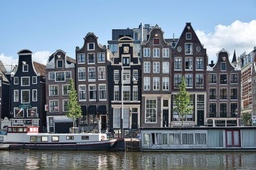
#> input picture Lab 02/canny/images/buildings.jpg, 256 x 170 px, shrunk from 700 x 464 before the run, given in place of line5.jpg, which was not available
$ python edge_detection.py   (older library calls are emulated)
#> lines starting #> are read from the running program, lines starting #| are printed output that depends on the picture; after the words box and inside, x2 and y2 are one past the last pixel; in counts of white or black regions, pixels touching at a corner belong together; long printed decimals are rounded; pictures that were not available may be replaced by others from this repository, and a replacement may not be noted
### Lab 02/canny/kernel_generator.py
import numpy as np
import math
import numpy as np
import scipy.ndimage as ndimage

def generateGaussianKernel(sigmaX, sigmaY, MUL = 7):
    w = int(sigmaX * MUL) | 1
    h = int(sigmaY * MUL) | 1

    #print(w,h)

    cx = w // 2
    cy = h // 2

    kernel = np.zeros((w, h))
    c = 1 / ( 2 * 3.1416 * sigmaX * sigmaY )

    for x in range(w):
        for y in range(h):
            dx = x - cx
            dy = y - cy

            x_part = (dx*dx) / (sigmaX * sigmaX)
            y_part = (dy*dy) / (sigmaY * sigmaY)

            kernel[x][y] = c * math.exp( - 0.5 * (x_part + y_part) )

    formatted_kernel = kernel / np.min(kernel)
    formatted_kernel = formatted_kernel.astype(int)

    print("Formatted gaussian filter")
    print(formatted_kernel)

    return (kernel, formatted_kernel)

# [91 lines left out: functions generateMeanKernel, generateLaplacianKernel, generateLogKernel, generateSobelKernel, testKernel, not called in this run]


#testKernel()

### Lab 02/canny/convolution.py
import cv2
import numpy as np
from enum import Enum

# [6 lines left out: function find_difference, not called in this run]

def normalize(image):
    copied = image.copy()
    cv2.normalize(copied,copied,0,255,cv2.NORM_MINMAX)
    return np.round(copied).astype(np.uint8)

def pad_image(image, kernel_height, kernel_width, kernel_center):
    pad_top = kernel_center[0]
    pad_bottom = kernel_height - kernel_center[0] - 1
    pad_left = kernel_center[1]
    pad_right = kernel_width - kernel_center[1] - 1

    padded_image = np.pad(image, ((pad_top, pad_bottom), (pad_left, pad_right)), mode='constant', constant_values = 0)
    return padded_image

def convolve(image, kernel, kernel_center = (-1,-1)):
    image = image.copy()
    kernel_height, kernel_width = len(kernel), len(kernel[0])

    # if kernel center is not defined, then it will use the center symmetric center
    if kernel_center[0] == -1:
        kernel_center = ( kernel_height // 2, kernel_width // 2 )

    # pad the input image based on kernel and center
    padded_image = pad_image(image = image,  kernel_height = kernel_height, kernel_width = kernel_width, kernel_center = kernel_center)

    # generating output with dummy zeros(0)
    output = np.zeros_like(padded_image, dtype='float32')

    # [8 lines of commented-out code are left out]
    padded_height, padded_width = padded_image.shape

    kcx = kernel_center[0]
    kcy = kernel_center[1]

    # iterating through height. For (1,1) kernel, it iterates from 1 to (h - 1)
    for x in range( kcx, padded_height - ( kernel_height - (kcx+1)) ):
        # iterate through width. For (1,1) kernel, it iterates from 1 to (w - 1)
        for y in range( kcy, padded_width - ( kernel_width - (kcy + 1)) ):
            image_start_x = x - kcx
            image_start_y = y - kcy

            sum = 0
            NX = kernel_height // 2
            NY = kernel_width // 2
            for kx in range( -NX, NX+1):
                for ky in range( -NY, NY+1 ):
            # for kx in range(0, kernel_height):
            #     for ky in range(0, kernel_width):
                    rel_pos_in_kernel_x = kx + NX # x-i
                    rel_pos_in_kernel_y = ky + NY # y-j

                    rel_pos_in_image_x = NX - kx # 2
                    rel_pos_in_image_y = NY - ky # 2

                    act_pos_in_image_x = rel_pos_in_image_x + image_start_x # 2 + 2 = 4
                    act_pos_in_image_y = rel_pos_in_image_y + image_start_y # 3 + 2 = 5

                    k_val = kernel[ rel_pos_in_kernel_x ][ rel_pos_in_kernel_y ]
                    i_val = padded_image[ act_pos_in_image_x ][ act_pos_in_image_y ]
                    # k_val = kernel[ kx ][ ky ]
                    # i_val = padded_image[ kx+image_start_x ][ ky+image_start_y ]

                    sum +=  k_val * i_val
            output[x,y] = sum

    out = output[kernel_center[0]:-kernel_height + kernel_center[0] + 1, kernel_center[1]:-kernel_width + kernel_center[1] + 1]
    return out


# image = np.array([
#     [1,2,3],
#     [4,5,6],
#     [7,8,9]
# ])

# kernel = np.array([
#     [1,2,3],
#     [4,5,6],
#     [7,8,9]
# ])

# kernel = np.array([
#     [0,0,0],
#     [0,1,0],
#     [0,0,0]
# ])

#out = convolve(image=image, kernel=kernel,kernel_center=(-1,-1))
#print(out)

### Lab 02/canny/edge_detection.py
import cv2
import numpy as np
import math
from matplotlib import pyplot as plt

from convolution import normalize
from convolution import convolve
from kernel_generator import *


def get_kernel():
    sigma = 0.7
    kernel,formatted_kernel = generateGaussianKernel(sigmaX=sigma, sigmaY=sigma, MUL=7)

    h = len(kernel)

    kernel_x = np.zeros((h,h))
    kernel_y = np.zeros((h,h))

    mn1 = 100
    mn2 = 100

    cx = h//2
    for x in range(h):
        for y in range(h):

            act_x = (x-cx)
            act_y = (y-cx)

            c1 = -act_x / (sigma ** 2)
            c2 = -act_y / (sigma ** 2)

            kernel_x[x,y] = c1 * kernel[x,y]
            kernel_y[x,y] = c2 * kernel[x,y]

            if kernel_x[x,y] != 0:
                mn1 = min(abs(kernel_x[x,y]),mn1)

            if kernel_y[x,y] != 0:
                mn2 = min(abs(kernel_y[x,y]),mn2)

    dr1 = (kernel_x / mn1).astype(int)
    dr2 = (kernel_y / mn2).astype(int)

    # print("x & y")
    print(dr1)
    print(dr2)
    print("Kernel_x\n",kernel_x)
    print("Kernel_y\n",kernel_y)
    return (kernel_y,kernel_x)

def merge(image_horiz, image_vert):
    height, width = image_horiz.shape
    out = np.zeros_like(image_horiz, dtype='float32')

    for x in range(0, height):
        for y in range(0, width):
            dx = image_horiz[x,y]
            dy = image_vert[x,y]

            res = math.sqrt( dx**2 + dy**2 )
            out[x,y] = res

    #out = normalize(out)
    return out

def find_next_threeshold(image, t = -1):
    total1 = 0
    total2 = 0
    c1 = 0
    c2 = 0

    h,w = image.shape
    for x in range(h):
        for y in range(w):
            px = image[x][y]
            if px > t:
                total2 += px
                c2 += 1
            else:
                total1 += px
                c1 += 1
    mu1 = total1 / c1
    mu2 = total2 / c2

    return (mu1 + mu2) / 2


def find_threeshold(image):
    total = 0
    h,w = image.shape
    for x in range(h):
        for y in range(w):
            px = image[x,y]
            total += px
    oldT = total / (h * w)

    newT = find_next_threeshold(image=image,t=oldT)
    while( abs(newT - oldT) > 0.1 ** 6 ) :
        oldT = newT
        newT = find_next_threeshold(image=image,t=oldT)
        print(f"Old: {oldT}, New: {newT}")

    return newT

def make_binary(t, image, low = 0, high = 255):
    out = image.copy()
    h,w = image.shape
    for x in range(h):
        for y in range(w):
            v = image[x,y]
            out[x,y] = high if v > t else low
    return out


def start():
    # image_path = '.\images\\lena.jpg'

    image_path = '.\images\\line5.jpg'

    image = cv2.imread( image_path, cv2.IMREAD_GRAYSCALE)
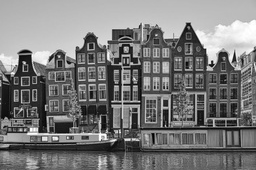
#> image: shape (170, 256); min 0, max 255, mean 121.8
    cv2.imshow("Input", image)

    # image = cv2.GaussianBlur(image, (3,3),0)
    # cv2.imshow("Blurred", image)

    kernel_x, kernel_y = get_kernel()

    conv_x = convolve(image=image, kernel=kernel_x)
#> in pad_image, `padded_image = np.pad(image, ((pad_top, pad_bottom), (pad_left, pad_ri..`:
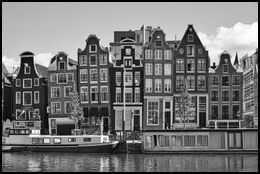
#> padded_image: shape (174, 260); min 0, max 255, mean 117.2
#> after the loop in convolve, `for x in range( kcx, padded_height - ( kernel_height - (kcx+1)) ):`:
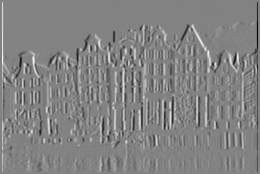
#> output: shape (174, 260) float32; min -116.9, max 110.8, mean 0; drawn with min black and max white
    conv_y = convolve(image=image, kernel=kernel_y)
#> call 2 of convolve, with kernel = array of shape (5, 5), kernel_center = (-1, -1)
#> after the loop in convolve (call 2), `for x in range( kcx, padded_height - ( kernel_height - (kcx+1)) ):`:
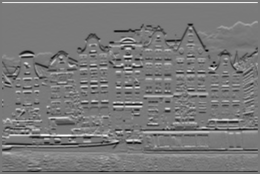
#> output: shape (174, 260) float32; min -89.61, max 98.02, mean -0.2; drawn with min black and max white
#> in convolve (call 2), `out = output[kernel_center[0]:-kernel_height + kernel_center[0] + 1, k..`:
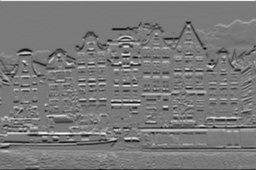
#> out: shape (170, 256) float32; min -89.61, max 98.02, mean -0.2; drawn with min black and max white

    kernel, _ = generateGaussianKernel(sigmaX=.7,sigmaY=.7,MUL=7)
    conv_x = convolve(image=conv_x,kernel=kernel)
    conv_y = convolve(image=conv_y,kernel=kernel)
    out = merge(conv_x, conv_y)
#> after the loop in merge, `for x in range(0, height):`:
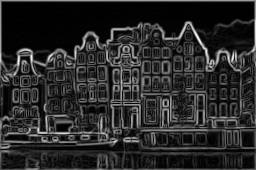
#> out: shape (170, 256) float32; min 0.000877, max 80.15, mean 13.1; drawn with min black and max white

    out_nor = normalize(out)

    cv2.imshow("X derivative", normalize(conv_x))
    cv2.imshow("Y derivative", normalize(conv_y))
    cv2.imshow("Merged", out_nor)

    #plot_historgram(out)
    t = find_threeshold(image=out_nor)
#> after the loop in find_threeshold, `for x in range(h):`: total = 1818788
#> in find_threeshold, `oldT = total / (h * w)`: oldT = 41.79
#> after the loop in find_next_threeshold, `for x in range(h):`: c1 = 26246; c2 = 17274; total1 = 382254; total2 = 1436534
#> in find_next_threeshold, `mu1 = total1 / c1`: mu1 = 14.56
#> in find_next_threeshold, `mu2 = total2 / c2`: mu2 = 83.16
#> in find_threeshold, `newT = find_next_threeshold(image=image,t=oldT)`: newT = 48.86
#> the loop in find_threeshold, `while( abs(newT - oldT) > 0.1 ** 6 ) :` made 6 passes
#> (oldT, mu1 in find_next_threeshold, mu2 in find_next_threeshold, newT) on passes 1 to 6: (48.86, 17.03, 89.12, 53.08), (53.08, 18.65, 93.18, 55.92), (55.92, 19.31, 94.86, 57.08), (57.08, 19.96, 96.53, 58.24), (58.24, 20.26, 97.32, 58.79), (58.79, 20.26, 97.32, 58.79)
#| Old: 48.863, New: 53.078
#| Old: 53.078, New: 55.916
#| Old: 55.916, New: 57.085
#| Old: 57.085, New: 58.244
#| Old: 58.244, New: 58.792
#| Old: 58.792, New: 58.792
#> t = 58.79
    print(f"Threeshold {t}")
#| Threeshold 58.792
    final_out = make_binary(t=t*0.8,image=out_nor)
#> after the loop in make_binary, `for x in range(h):`:
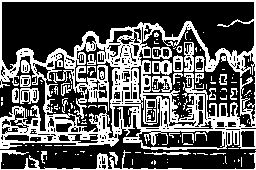
#> out: shape (170, 256); 35% white; 157 white regions (125 under 20 px), largest, box (x1, y1, x2, y2) and area: (0, 0, 256, 150) 11741, (0, 150, 256, 170) 736, (184, 42, 194, 72) 211
    cv2.imshow("Threesholded", final_out)

    cv2.waitKey(0)
    cv2.destroyAllWindows()


def doc_code():
    scale = 1
    delta = 0
    ddepth = cv2.CV_16S

    image_path = '.\images\\lena.jpg'
    src = cv2.imread( image_path, cv2.IMREAD_COLOR)

    src = cv2.GaussianBlur(src, (3, 3), 0)

    gray = cv2.cvtColor(src, cv2.COLOR_BGR2GRAY)

    cv2.imshow("Blurred gray", gray)


    grad_x = cv2.Sobel(gray, ddepth, 1, 0, ksize=3, scale=scale, delta=delta, borderType=cv2.BORDER_DEFAULT)
    grad_x_nor = normalize(grad_x)
    cv2.imshow("X derivative", grad_x_nor)

    grad_y = cv2.Sobel(gray, ddepth, 0, 1, ksize=3, scale=scale, delta=delta, borderType=cv2.BORDER_DEFAULT)
    grad_y_nor = normalize(grad_y)
    cv2.imshow("Y derivative", grad_y_nor)


    abs_grad_x = cv2.convertScaleAbs(grad_x)
    abs_grad_y = cv2.convertScaleAbs(grad_y)


    grad = cv2.addWeighted(abs_grad_x, 0.5, abs_grad_y, 0.5, 0)


    cv2.imshow("Output", grad)
    cv2.waitKey(0)

    return 0

start()
#test_convolve()#
#doc_code()
